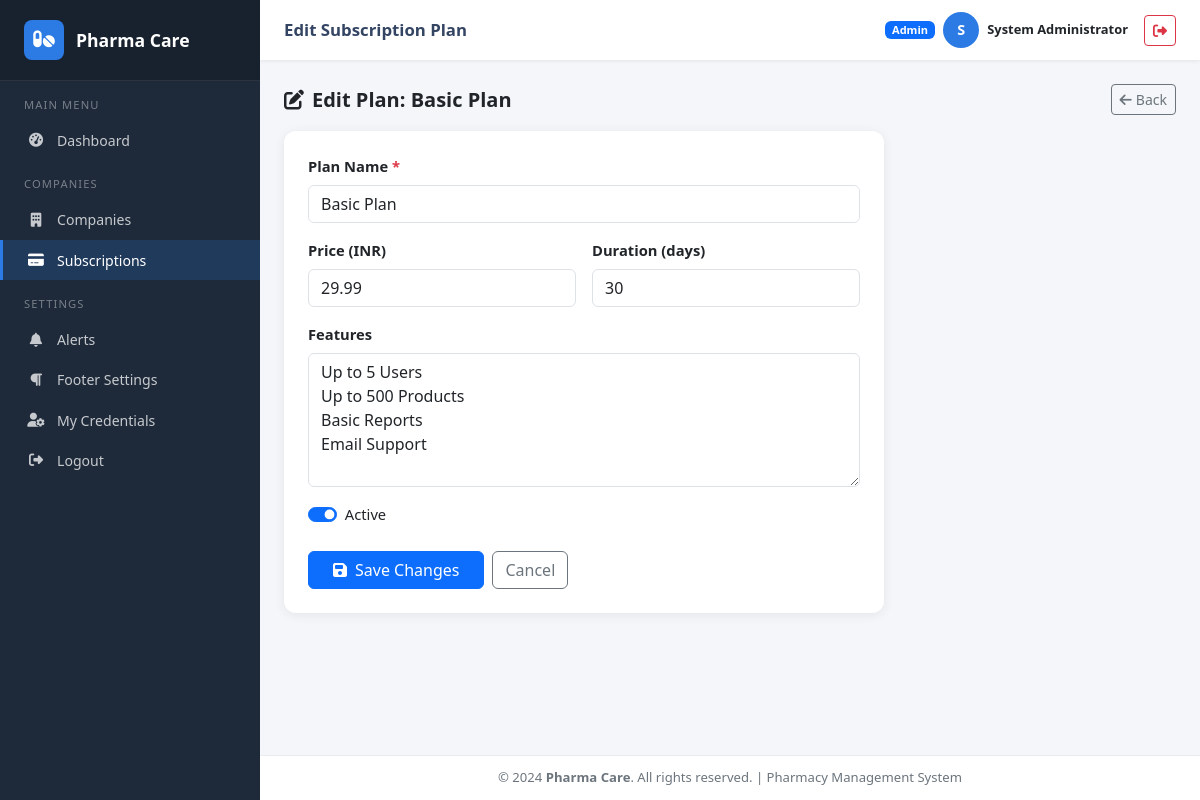
Screenshot of /admin/subscription-edit.php?id=1 (signed in) with the database file from the repository.
### tables this page shows
CREATE TABLE IF NOT EXISTS users (
    id INT AUTO_INCREMENT PRIMARY KEY,
    username VARCHAR(100) NOT NULL UNIQUE,
    password VARCHAR(255) NOT NULL,
    email VARCHAR(150) NOT NULL UNIQUE,
    full_name VARCHAR(150),
    role ENUM('admin','owner','manager') NOT NULL DEFAULT 'manager',
    company_id INT NULL,
    is_active TINYINT(1) DEFAULT 1,
    created_at TIMESTAMP DEFAULT CURRENT_TIMESTAMP,
    updated_at TIMESTAMP DEFAULT CURRENT_TIMESTAMP ON UPDATE CURRENT_TIMESTAMP
);

CREATE TABLE IF NOT EXISTS subscriptions (
    id INT AUTO_INCREMENT PRIMARY KEY,
    name VARCHAR(150) NOT NULL,
    price DECIMAL(10,2) NOT NULL DEFAULT 0.00,
    duration_days INT NOT NULL DEFAULT 30,
    features TEXT,
    is_active TINYINT(1) DEFAULT 1,
    created_at TIMESTAMP DEFAULT CURRENT_TIMESTAMP
);

CREATE TABLE IF NOT EXISTS footer_settings (
    id INT AUTO_INCREMENT PRIMARY KEY,
    content TEXT NOT NULL,
    updated_at TIMESTAMP DEFAULT CURRENT_TIMESTAMP ON UPDATE CURRENT_TIMESTAMP
);

### includes/functions.php (called while the page is built, shortened)
<?php
function sanitize($input) {
    return htmlspecialchars(trim($input), ENT_QUOTES, 'UTF-8');
}
function getFooterContent($conn) {
    $result = $conn->query("SELECT content FROM footer_settings WHERE id = 1 LIMIT 1");
    if ($result && $row = $result->fetch_assoc()) {
        return $row['content'];
    }
    return '&copy; ' . date('Y') . ' Pharma Care. All rights reserved.';
}

### includes/auth.php (called while the page is built, shortened)
<?php
function getCurrentUser($conn) {
    $stmt = $conn->prepare("SELECT id, username, email, full_name, role, company_id, is_active FROM users WHERE id = ? AND is_active = 1");
    $stmt->bind_param('i', $_SESSION['user_id']);
    $stmt->execute();
    $result = $stmt->get_result();
    $user = $result->fetch_assoc();
    return $user;
}

### admin/subscription-edit.php (the view, shortened to what this page needs)
<?php
require_once '../includes/auth.php';
require_once '../includes/functions.php';
$id = (int)($_GET['id'] ?? 0);
$pageTitle  = 'Edit Subscription Plan';
$activePage = 'subscriptions';
$stmt = $conn->prepare("SELECT * FROM subscriptions WHERE id = ?");
$stmt->bind_param('i', $id);
$stmt->execute();
$plan = $stmt->get_result()->fetch_assoc();
$d = $_POST ?: $plan;
?>
<!DOCTYPE html>
<html lang="en">
<head>
    <link rel="stylesheet" href="https://cdn.jsdelivr.net/npm/bootstrap@5.3.3/dist/css/bootstrap.min.css">
    <link rel="stylesheet" href="https://cdnjs.cloudflare.com/ajax/libs/font-awesome/6.5.1/css/all.min.css">
    <link rel="stylesheet" href="../assets/css/style.css">
</head>
<body>
<?php include 'layout-top.php'; ?>
<div class="d-flex justify-content-between align-items-center mb-3">
    <h5 class="mb-0 fw-bold"><i class="fas fa-edit me-2"></i>Edit Plan: <?= sanitize($plan['name']) ?></h5>
    <a href="subscriptions.php" class="btn btn-outline-secondary btn-sm"><i class="fas fa-arrow-left me-1"></i>Back</a>
</div>
<div class="card table-card" style="max-width:600px">
    <div class="card-body p-4">
        <form method="POST" novalidate>
            <div class="mb-3">
                <label class="form-label fw-semibold">Plan Name <span class="text-danger">*</span></label>
                <input type="text" name="name" class="form-control" value="<?= sanitize($d['name'] ?? '') ?>" required>
            </div>
            <div class="row g-3 mb-3">
                <div class="col-6">
                    <label class="form-label fw-semibold">Price (INR)</label>
                    <input type="number" name="price" class="form-control" step="0.01" min="0" value="<?= sanitize($d['price'] ?? '0.00') ?>">
                </div>
                <div class="col-6">
                    <label class="form-label fw-semibold">Duration (days)</label>
                    <input type="number" name="duration_days" class="form-control" min="1" value="<?= sanitize($d['duration_days'] ?? '30') ?>">
                </div>
            </div>
            <div class="mb-3">
                <label class="form-label fw-semibold">Features</label>
                <textarea name="features" class="form-control" rows="5"><?= sanitize($d['features'] ?? '') ?></textarea>
            </div>
            <div class="mb-4">
                <div class="form-check form-switch">
                    <input class="form-check-input" type="checkbox" name="is_active" id="is_active" <?= ($d['is_active'] ?? 1) ? 'checked' : '' ?>>
                    <label class="form-check-label" for="is_active">Active</label>
                </div>
            </div>
            <div class="d-flex gap-2">
                <button type="submit" class="btn btn-primary px-4"><i class="fas fa-save me-2"></i>Save Changes</button>
                <a href="subscriptions.php" class="btn btn-outline-secondary">Cancel</a>
            </div>
        </form>
    </div>
</div>
<?php include 'layout-bottom.php'; ?>

### admin/layout-top.php (shortened to what this page needs)
<?php
$currentUser = getCurrentUser($conn);
$footer      = getFooterContent($conn);
?>
<div class="sidebar" id="sidebar">
    <a href="dashboard.php" class="sidebar-brand">
        <div class="brand-icon"><i class="fas fa-pills"></i></div>
        <span><?= SITE_NAME ?></span>
    </a>
    <div class="sidebar-section">Main Menu</div>
    <nav>
        <a href="dashboard.php" class="<?= $activePage === 'dashboard' ? 'active' : '' ?>">
            <i class="fas fa-tachometer-alt"></i> Dashboard
        </a>
    </nav>
    <div class="sidebar-section">Companies</div>
    <nav>
        <a href="companies.php" class="<?= $activePage === 'companies' ? 'active' : '' ?>">
            <i class="fas fa-building"></i> Companies
        </a>
        <a href="subscriptions.php" class="<?= $activePage === 'subscriptions' ? 'active' : '' ?>">
            <i class="fas fa-credit-card"></i> Subscriptions
        </a>
    </nav>
    <div class="sidebar-section">Settings</div>
    <nav>
        <a href="alerts.php" class="<?= $activePage === 'alerts' ? 'active' : '' ?>">
            <i class="fas fa-bell"></i> Alerts
        </a>
        <a href="footer-settings.php" class="<?= $activePage === 'footer' ? 'active' : '' ?>">
            <i class="fas fa-paragraph"></i> Footer Settings
        </a>
        <a href="profile.php" class="<?= $activePage === 'profile' ? 'active' : '' ?>">
            <i class="fas fa-user-cog"></i> My Credentials
        </a>
        <a href="../logout.php">
            <i class="fas fa-sign-out-alt"></i> Logout
        </a>
    </nav>
</div>
<div class="main-wrapper">
    <div class="topbar">
        <div class="d-flex align-items-center gap-3">
            <h6 class="page-title"><?= sanitize($pageTitle) ?></h6>
        </div>
        <div class="d-flex align-items-center gap-2">
            <span class="badge bg-primary">Admin</span>
            <div class="avatar-circle"><?= strtoupper(substr($currentUser['full_name'] ?? $currentUser['username'], 0, 1)) ?></div>
            <span class="fw-semibold small d-none d-sm-inline"><?= sanitize($currentUser['full_name'] ?? $currentUser['username']) ?></span>
            <a href="../logout.php" class="btn btn-sm btn-outline-danger ms-2">
                <i class="fas fa-sign-out-alt"></i>
            </a>
        </div>
    </div>
    <div class="main-content">

### admin/layout-bottom.php (shortened to what this page needs)
    </div>
    <footer class="site-footer">
        <?= $footer ?>
    </footer>
</div>
</body>
</html>

### assets/css/style.css (style rules this page uses)
:root { --primary: #2c7be5; --secondary: #00b4d8; --success: #27ae60; --warning: #f39c12; --danger: #e74c3c; --sidebar-bg: #1e2a3a; --sidebar-hover: #2d3f56; --sidebar-active: #2c7be5; --bg-light: #f4f6f9; --text-muted: #6c757d; }
body { background-color: var(--bg-light); font-family: 'Segoe UI', system-ui, sans-serif; font-size: 0.92rem; }
.sidebar { width: 260px; min-height: 100vh; background: var(--sidebar-bg); color: #fff; position: fixed; top: 0; left: 0; z-index: 1040; display: flex; flex-direction: column; transition: transform .25s ease; overflow-y: auto; }
.sidebar-brand { padding: 1.25rem 1.5rem; background: rgba(0,0,0,.2); display: flex; align-items: center; gap: .75rem; text-decoration: none; color: #fff; font-weight: 700; font-size: 1.1rem; border-bottom: 1px solid rgba(255,255,255,.08); }
.sidebar-brand .brand-icon { width: 40px; height: 40px; border-radius: 8px; background: var(--primary); display: flex; align-items: center; justify-content: center; font-size: 1.2rem; }
.sidebar-section { font-size: .7rem; text-transform: uppercase; letter-spacing: .1em; color: rgba(255,255,255,.4); padding: 1rem 1.5rem .4rem; }
.sidebar nav a { display: flex; align-items: center; gap: .75rem; padding: .6rem 1.5rem; color: rgba(255,255,255,.75); text-decoration: none; border-left: 3px solid transparent; transition: all .18s; font-size: .88rem; }
.sidebar nav a i { width: 18px; text-align: center; }
.sidebar nav a.active { background: rgba(44,123,229,.2); color: #fff; border-left-color: var(--primary); }
.main-wrapper { margin-left: 260px; display: flex; flex-direction: column; min-height: 100vh; }
.topbar { background: #fff; box-shadow: 0 1px 4px rgba(0,0,0,.08); padding: .75rem 1.5rem; position: sticky; top: 0; z-index: 1030; display: flex; align-items: center; justify-content: space-between; }
.topbar .page-title { font-size: 1.05rem; font-weight: 600; color: #344563; margin: 0; }
.main-content { padding: 1.5rem; flex: 1; }
.site-footer { background: #fff; border-top: 1px solid #e9ecef; padding: .75rem 1.5rem; font-size: .82rem; color: var(--text-muted); text-align: center; }
.table-card { border: none; border-radius: 12px; box-shadow: 0 2px 12px rgba(0,0,0,.07); overflow: hidden; }
.avatar-circle { width: 36px; height: 36px; border-radius: 50%; background: var(--primary); color: #fff; display:inline-flex; align-items:center; justify-content:center; font-weight:700; font-size:.9rem; }

### rows the page displays
users: full_name "S", full_name "System Administrator"
subscriptions: name "Basic Plan", price "29.99", duration_days "30", features "Up to 5 Users Up to 500 Products Basic Reports Email Support", is_active "☑"
footer_settings: content "© 2024 Pharma Care . All rights reserved. | Pharmacy Management System"

### other values shown
SITE_NAME "Pharma Care"
$pageTitle "Edit Subscription Plan"
